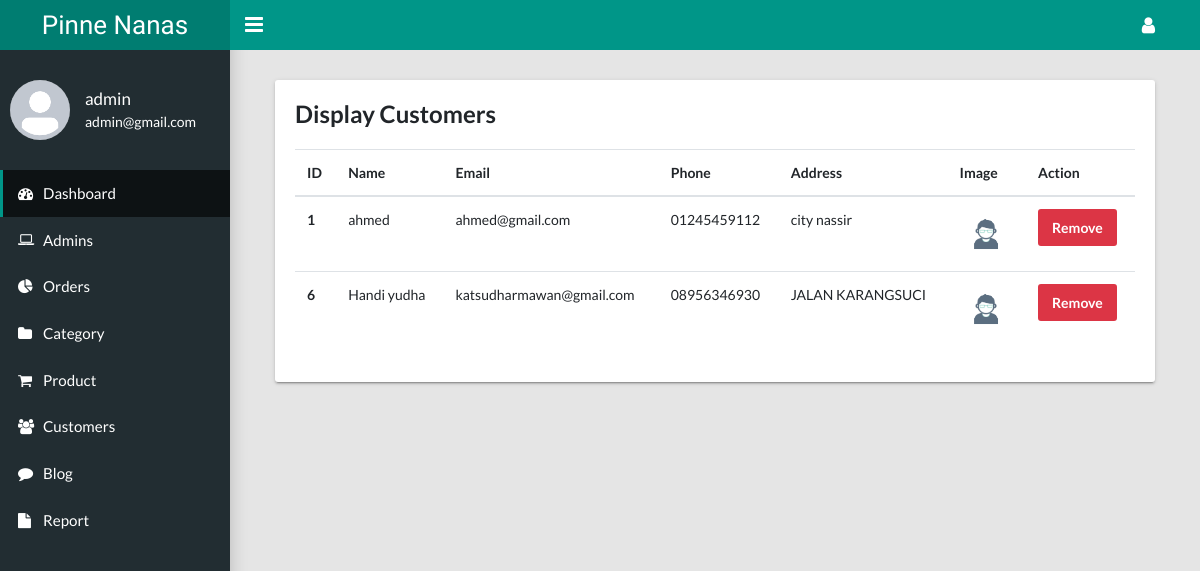
The page /dashboard/customer/index.php (signed in) on the database its author committed.
### tables this page shows
CREATE TABLE `customers` (
  `id` int(11) NOT NULL,
  `name` varchar(20) NOT NULL,
  `email` varchar(50) NOT NULL,
  `password` varchar(12) NOT NULL,
  `phone` varchar(13) NOT NULL,
  `address` varchar(256) NOT NULL,
  `image_user` text DEFAULT 'user.jpg'
);

### genral/functions.php (called while the page is built, shortened)
<?php
function authAdmin(){
    $root_path = $GLOBALS['root_path'];
}

### dashboard/customer/index.php (the view, shortened to what this page needs)
<?php
include "../../genral/config.php";
$select = "SELECT * FROM customers";
$s = mysqli_query($connectSQL, $select);
include "../../genral/functions.php";
include "../layouts/header.php";
include "../layouts/sidebar.php";
?>
<main class="app-content">
    <div class="col-md-12">
        <div class="tile">
            <h3 class="tile-title">Display Customers</h3>
            <div class="table-responsive">
                <table class="table">
                    <thead>
                        <tr>
                            <th scope="col">ID</th>
                            <th scope="col">Name</th>
                            <th scope="col">Email</th>
                            <th scope="col">Phone</th>
                            <th scope="col">Address</th>
                            <th scope="col">Image</th>
                            <th scope="col" colspan="2">Action</th>
                        </tr>
                    </thead>
                    <tbody>
                        <?php foreach ($s as $data) { ?>
                        <tr>
                            <th scope="row"><?php echo $data['id']; ?></th>
                            <td><?php echo $data['name']; ?></td>
                            <td><?php echo $data['email']; ?></td>
                            <td><?php echo $data['phone']; ?></td>
                            <td><?php echo $data['address']; ?></td>
                            <td><img src="<?php echo $root_path . '/user/upload_user_image/' . $data['image_user']; ?>" alt="Profile" style="width: 50px; height: 50px;"></td>
                            <td>
                                <a href="<?php echo $root_path; ?>/dashboard/customer/index.php?delete=<?php echo $data['id']; ?>" class="btn btn-danger">Remove</a>
                            </td>
                        </tr>
                        <?php } ?>
                    </tbody>
                </table>
            </div>
        </div>
    </div>
</main>
<?php
include "../layouts/footer.php";
?>

### dashboard/layouts/header.php (shortened to what this page needs)
<!DOCTYPE html>
<html lang="en">
  <head>
    <link rel="stylesheet" type="text/css" href="<?php echo $root_path ?>/dashboard/assets/css/main.css">
    <link rel="stylesheet" href="<?php echo $root_path ?>/css/all.min.css">
    <link rel="stylesheet" type="text/css" href="https://maxcdn.bootstrapcdn.com/font-awesome/4.7.0/css/font-awesome.min.css">
  </head>
  <body class="app sidebar-mini rtl">
    <header class="app-header"><a class="app-header__logo" href="<?php echo $root_path ?>/dashboard/">Pinne Nanas</a>
      <a class="app-sidebar__toggle" href="#" data-toggle="sidebar" aria-label="Hide Sidebar"></a>
      <ul class="app-nav">
        <li class="dropdown"><a class="app-nav__item" href="#" data-toggle="dropdown" aria-label="Open Profile Menu"><i class="fa fa-user fa-lg"></i></a>
        </li>
      </ul>
    </header>

### dashboard/layouts/sidebar.php (shortened to what this page needs)
<aside class="app-sidebar">
  <div class="app-sidebar__user">
    <img class="app-sidebar__user-avatar" style="width: 60px;" src="../image/user.png" alt="User Image">
    <div>
      <p class="app-sidebar__user-name"><?php echo $_SESSION['adminName']; ?></p>
      <p class="app-sidebar__user-designation"><?php echo $_SESSION['admin']; ?></p>
    </div>
  </div>
  <ul class="app-menu">
    <li>
      <a class="app-menu__item active" href="<?php echo $root_path ?>/dashboard/">
        <i class="app-menu__icon fa fa-dashboard"></i>
        <span class="app-menu__label">Dashboard</span>
      </a>
    </li>
    <li>
      <a class="app-menu__item" href="<?php echo $root_path ?>/dashboard/admin/">
        <i class="app-menu__icon fa fa-laptop"></i>
        <span class="app-menu__label">Admins</span>
      </a>
    </li>
    <li>
      <a class="app-menu__item" href="<?php echo $root_path ?>/dashboard/orderCustomer/">
        <i class="app-menu__icon fa fa-pie-chart"></i>
        <span class="app-menu__label">Orders</span>
      </a>
    </li>
    <li>
      <a class="app-menu__item" href="<?php echo $root_path ?>/dashboard/category/">
        <i class="app-menu__icon fa fa-folder"></i>
        <span class="app-menu__label">Category</span>
      </a>
    </li>
    <li>
      <a class="app-menu__item" href="<?php echo $root_path ?>/dashboard/product/">
        <i class="app-menu__icon fa fa-shopping-cart"></i>
        <span class="app-menu__label">Product</span>
      </a>
    </li>
    <li>
      <a class="app-menu__item" href="<?php echo $root_path ?>/dashboard/customer/">
        <i class="app-menu__icon fa fa-users"></i>
        <span class="app-menu__label">Customers</span>
      </a>
    </li>
    <li>
    <a class="app-menu__item" href="<?php echo $root_path ?>/dashboard/blogs/">
      <i class="app-menu__icon fa fa-comment"></i>
      <span class="app-menu__label">Blog</span>
    </a>
    </li>
    <li>
      <a class="app-menu__item" href="<?php echo $root_path ?>/dashboard/salesReport/">
        <i class="app-menu__icon fa fa-file"></i>
        <span class="app-menu__label">Report</span>
      </a>
    </li>
  </ul>
</aside>

### dashboard/layouts/footer.php (shortened to what this page needs)
  </body>
</html>

### rows shown on the page
customers: id "1", name "ahmed", email "ahmed@gmail.com", phone "01245459112", address "city nassir", image_user (placeholder picture)
customers: id "6", name "Handi yudha", email "katsudharmawan@gmail.com", phone "08956346930", address "JALAN KARANGSUCI", image_user (placeholder picture)

### other values the page prints
$_SESSION['adminName'] "admin"
$_SESSION['admin'] "admin@gmail.com"
